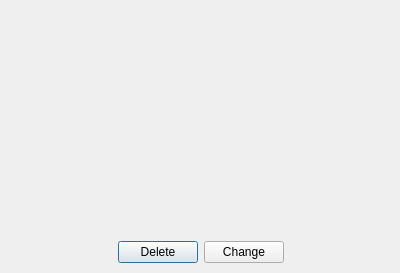
<?xml version="1.0" encoding="UTF-8"?>
<ui version="4.0">
 <class>Dlg_ImageView</class>
 <widget class="QDialog" name="Dlg_ImageView">
  <property name="geometry">
   <rect>
    <x>0</x>
    <y>0</y>
    <width>400</width>
    <height>273</height>
   </rect>
  </property>
  <property name="windowTitle">
   <string>Image</string>
  </property>
  <widget class="QLabel" name="Label_image_set">
   <property name="geometry">
    <rect>
     <x>0</x>
     <y>0</y>
     <width>401</width>
     <height>221</height>
    </rect>
   </property>
   <property name="text">
    <string/>
   </property>
  </widget>
  <widget class="QWidget" name="layoutWidget">
   <property name="geometry">
    <rect>
     <x>10</x>
     <y>240</y>
     <width>381</width>
     <height>24</height>
    </rect>
   </property>
   <layout class="QHBoxLayout" name="horizontalLayout">
    <item>
     <spacer name="horizontalSpacer">
      <property name="orientation">
       <enum>Qt::Horizontal</enum>
      </property>
      <property name="sizeHint" stdset="0">
       <size>
        <width>40</width>
        <height>20</height>
       </size>
      </property>
     </spacer>
    </item>
    <item>
     <widget class="QPushButton" name="pushButton">
      <property name="text">
       <string>Delete</string>
      </property>
     </widget>
    </item>
    <item>
     <widget class="QPushButton" name="pushButton_2">
      <property name="text">
       <string>Change</string>
      </property>
     </widget>
    </item>
    <item>
     <spacer name="horizontalSpacer_2">
      <property name="orientation">
       <enum>Qt::Horizontal</enum>
      </property>
      <property name="sizeHint" stdset="0">
       <size>
        <width>40</width>
        <height>20</height>
       </size>
      </property>
     </spacer>
    </item>
   </layout>
  </widget>
 </widget>
 <resources/>
 <connections/>
</ui>
